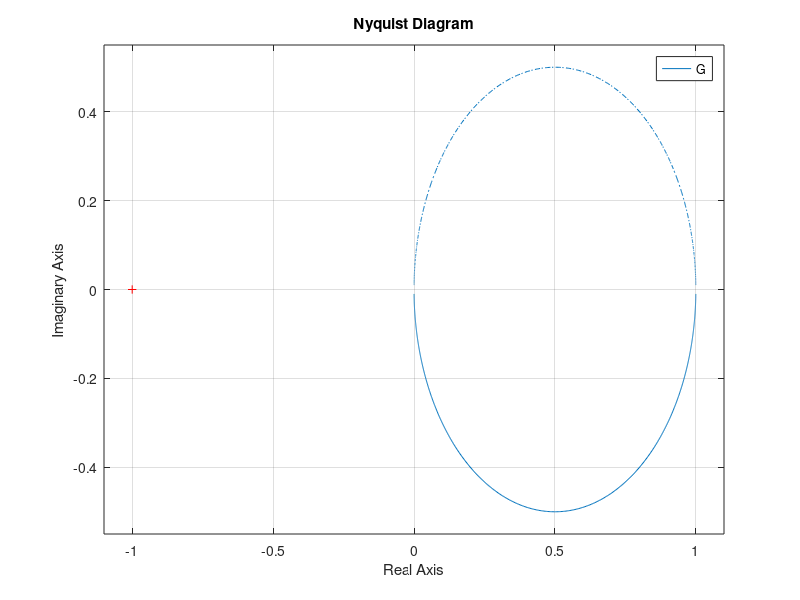
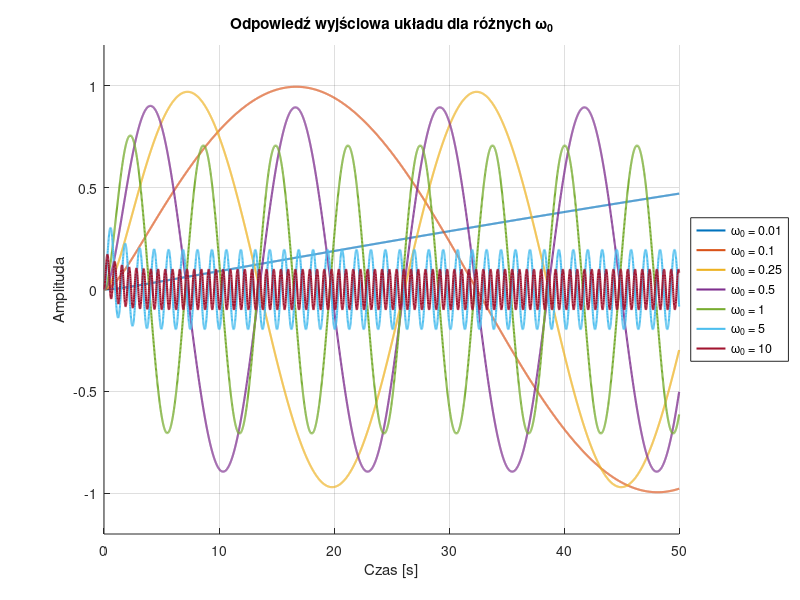

The MATLAB script that drew these images, in order:
A = 1;
B = 1;
C = A + B;

G = tf(1, [1 1]);
nyquist(G);
grid on;


% Konfiguracja czasu symulacji
t = 0:0.01:50;

omega0_values = [0.01, 0.1, 0.25, 0.5, 1, 5, 10];

% Inicjalizacja wykresu
figure('Position', [100, 100, 1200, 600]);
hold on;
grid on;

% Kolory linii na wykresie
colors = lines(length(omega0_values));
legendEntries = cell(1, length(omega0_values));

% Dla każdej wartości omega
for i = 1:length(omega0_values)
    omega0 = omega0_values(i);
    u = sin(omega0 * t);
    y = lsim(G, u, t);

    plot(t, y, '-', 'Color', colors(i,:), 'LineWidth', 1.5); 
    
    % Legenda
    legendEntries{i} = ['\omega_0 = ', num2str(omega0)];
end

% Formatowanie wykresu
title('Odpowiedź wyjściowa układu dla różnych \omega_0');
xlabel('Czas [s]');
ylabel('Amplituda');
legend(legendEntries, 'Location', 'eastoutside', 'FontSize', 9);
ylim([-1.2, 1.2]);
set(gca, 'FontSize', 10);
hold off;